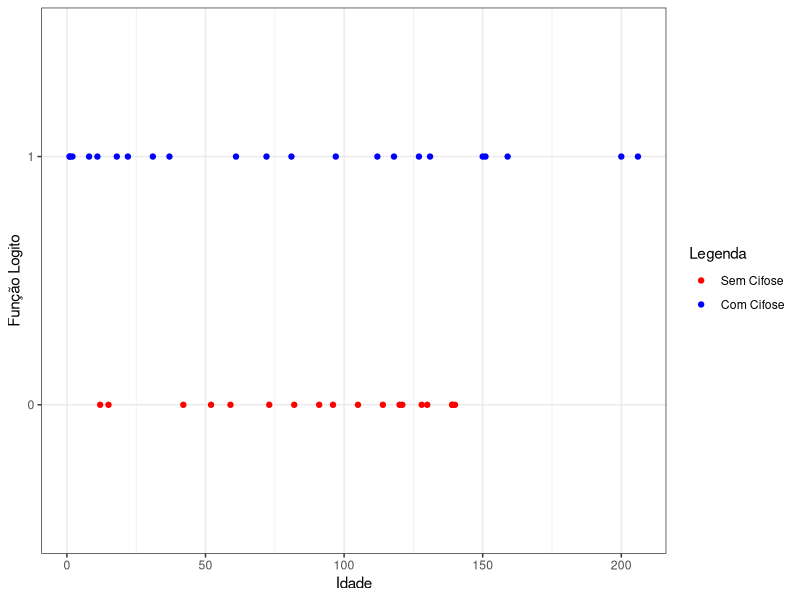
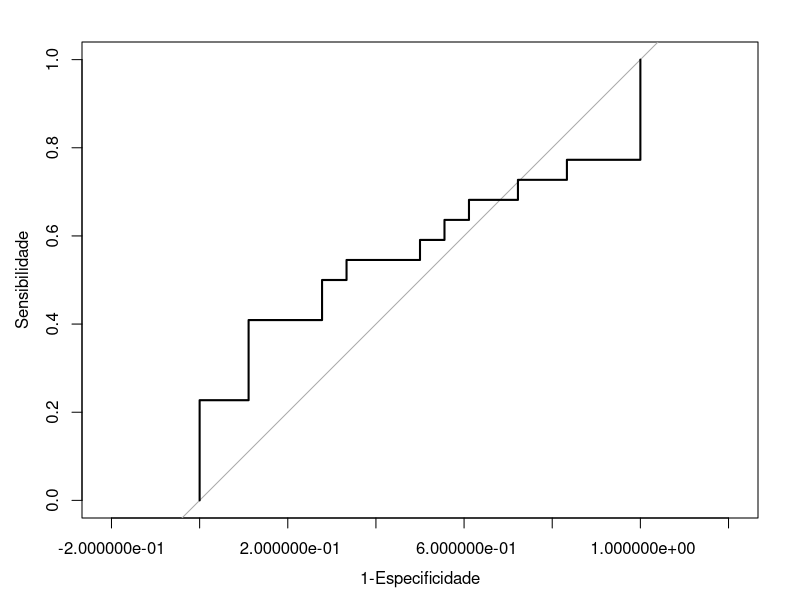

R code for these plots, in order:
## ---- chunk 1
base_ronco <- data.frame("Freq. de Ronco" = c('Nunca', 'Ocasionalmente', 
                                              'Quase toda noite','Toda noite'), 
                        "Com Doença" = c(24,35,21,30), 
                        "Sem Doença" = c(1355,603,192,224))
colnames(base_ronco) <- c("Freq. de Ronco", "Com Doença", "Sem Doença")
knitr::kable(base_ronco,align = 'c')
## ---- chunk 2
base2_ronco <-  data.frame("Freq. de Ronco" = c(5,10,15,20), 
                         "Com Doença" = c(24,35,21,30), 
                         "Sem Doença" = c(1355,603,192,224))
colnames(base2_ronco) <- c("Freq. de Ronco", "Com Doença", "Sem Doença")
knitr::kable(base2_ronco,align = 'c')
## ---- chunk 3
mod_ronco <- glm(base2_ronco$`Com Doença`/(base2_ronco$`Com Doença`+ base2_ronco$`Sem Doença`) ~ 
                   base2_ronco$`Freq. de Ronco`, weights = base2_ronco$`Com Doença` +
                   base2_ronco$`Sem Doença`, family = binomial)
#summary(mod_ronco)
## ---- chunk 4
pi_est <- function(alfa,beta,x){ exp(alfa + beta*x) / (exp(alfa + beta*x) + 1)}
pi_5 <-  pi_est(alfa=-4.43191,beta=0.13091,x=5)
pi_10 <-  pi_est(alfa=-4.43191,beta=0.13091,x=10)
pi_15 <-  pi_est(alfa=-4.43191,beta=0.13091,x=15)
pi_20 <-  pi_est(alfa=-4.43191,beta=0.13091,x=20)

df <- data.frame("0" = pi_5, "2" = pi_10, "4" = pi_15, "5" = pi_20)
colnames(df) <- c("pi_5", "pi_10", "pi_15", "pi_20")
knitr::kable(df,align = 'c')
## ---- chunk 5
#confint(mod_ronco,level = 0.90)

tabela <- data.frame("x" = c("Intercepto", "Beta - Freq. de Ronco"),
                     "y" = c(-4.8138759,0.1037494),
                     "w" = c(-4.0709355, 0.1581274))
colnames(tabela) <- c(" ", "Limite Inferior", "Limite Superior")
knitr::kable(tabela, align = 'c', caption = "Intervalo de Confiança")
## ---- chunk 6
base3_ronco <-  data.frame("Freq. de Ronco" = c(2,4,6,8),"Com Doença" = c(24,35,21,30),
                         "Sem Doença" = c(1355,603,192,224))
colnames(base3_ronco) <- c("Freq. de Ronco", "Com Doença", "Sem Doença")
mod2_ronco <- glm(base3_ronco$`Com Doença`/(base3_ronco$`Com Doença`+ base3_ronco$`Sem Doença`) ~ 
                    base3_ronco$`Freq. de Ronco`, weights = base3_ronco$`Com Doença` +
                    base3_ronco$`Sem Doença`, family = binomial)
#summary(mod2_ronco)
## ---- chunk 7
base4_ronco <-  data.frame("Freq. de Ronco" = c(5,10,15,20),"Com Doença" = c(24,35,21,30),
                         "Sem Doença" = c(1355,603,192,224))
colnames(base4_ronco) <- c("Freq. de Ronco", "Com Doença", "Sem Doença")
mod3_ronco <- glm(base4_ronco$`Com Doença`/(base4_ronco$`Com Doença`+ base4_ronco$`Sem Doença`) ~ 
                    factor(base4_ronco$`Freq. de Ronco`), weights = base4_ronco$`Com Doença`+ 
                    base4_ronco$`Sem Doença`, family = binomial)
#summary(mod3_ronco)
## ---- chunk 8
base5_ronco = data.frame("Freq. de Ronco" = c(2,4,6,8),"Com Doença" = c(24,35,21,30),
                         "Sem Doença" = c(1355,603,192,224))
colnames(base5_ronco) <- c("Freq. de Ronco", "Com Doença", "Sem Doença")
mod4_ronco <- glm(base5_ronco$`Com Doença`/(base5_ronco$`Com Doença`+ base5_ronco$`Sem Doença`) ~ 
                    factor(base5_ronco$`Freq. de Ronco`), weights = base5_ronco$`Com Doença`+ 
                    base5_ronco$`Sem Doença`, family = binomial)
#summary(mod4_ronco)
## ---- chunk 9
df <- data.frame("y" = c(rep(0,18),rep(1,22)),
                 "x" = c(12, 15, 42, 52, 59, 73, 82, 91, 96, 105, 114, 120, 121, 128,
                         130, 139, 139, 140,1, 1, 2, 8, 11, 18, 22, 31, 37, 61, 72, 
                         81, 97, 112, 118, 127, 131, 150, 151, 159, 200, 206))
## ---- chunk 10
mod <- glm(df$y ~ df$x,family=binomial)
#summary(mod)
## ---- chunk 11
library(ggplot2)
ggplot(df, aes(x=x,y=as.factor(y), colour = factor(df$y))) +  
  geom_point() +
  labs(x = "Idade", y = "Função Logito") +
  scale_colour_manual("Legenda", values = c("red","blue"),labels = c("Sem Cifose", "Com Cifose")) +
  theme_bw()
## ---- chunk 12
library(car)
#Anova(mod)

tabela <- data.frame("x" = c("Idade"),
                     "y" = c(0.34802),
                     "z" = c(1),
                     "w" = c(0.5552))
colnames(tabela) <- c("Variável", "Estatística", "GL", "P-valor")
knitr::kable(tabela, align = 'c', caption = "Teste de ANOVA")
## ---- chunk 13
#confint(mod, level = 0.95)
tabela <- data.frame("x" = c("Intercepto", "Beta - Idade"),
                     "y" = c(-0.6553,-0.0150),
                     "w" = c(1.7159, 0.0078))
colnames(tabela) <- c(" ", "Limite Inferior", "Limite Superior")
knitr::kable(tabela, align = 'c', caption = "Intervalo de Confiança")
## ---- chunk 14
library(pROC)
curva_roc <- roc(df$y~fitted(mod))
plot.roc(curva_roc,legacy.axes = T, xlab = "1-Especificidade", ylab = "Sensibilidade")

#auc(curva_roc)
